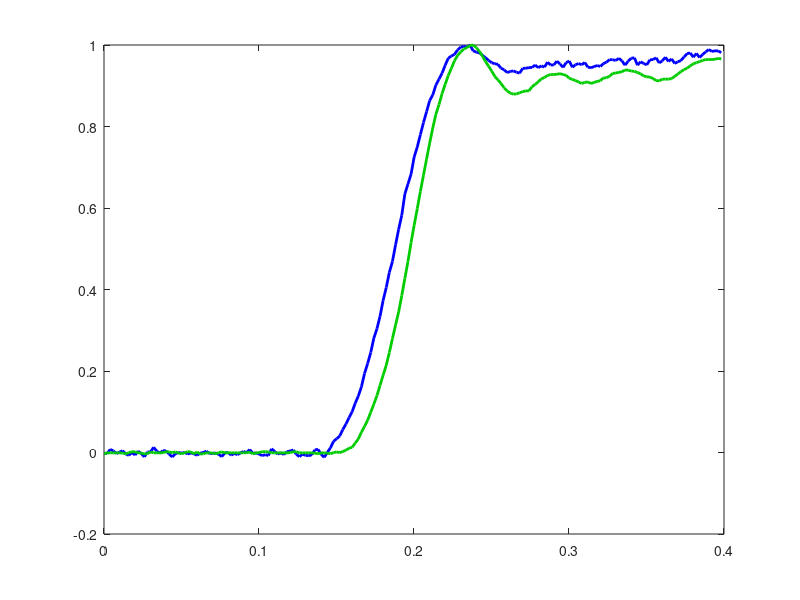

The MATLAB script that drew this image: (Note: this script raises an error after producing the figure.)
clear all
close all

load('data_spect_delay_17.mat')

save_fig = false;
font_size = 15;
font_name = 'Times';
line_width = 2;

t = t-t(1);
tcut = t(cut);
x1 = x1-tcut(1);
x2 = x2-tcut(1);
tcut = tcut-tcut(1);

fig_delay = figure(2);
plot(tcut,z(cut)/max(z(cut)),'b-','LineWidth',line_width)
hold on
plot(tcut,v(cut)/max(v(cut)),'-','Color',[0 0.8 0],'LineWidth',line_width)
ax = gca;
ax.FontSize = font_size;
ax.FontName = font_name;
xlabel('Time [s]','Interpreter','latex')
ylabel('Normalized input and output','Interpreter','latex')
ylim([-0.05 1.05])
hold on
plot([x1 x2],[y y],'r+-','LineWidth',line_width)
grid on
leg=legend('Normalized $z$','Normalized $\Delta v_{17}$','Location','southeast');
leg.Interpreter = 'latex';
t_d = x2-x1;
tx=text(x2+0.05*x2,y,['$t_d = ' num2str(round(t_d,4)) ' s$'],'Color','r');
tx.FontName = font_name;
tx.FontSize = font_size;
tx.Interpreter = 'latex';
set(ax,'TickLabelInterpreter','latex')

if (save_fig)
%     exportgraphics(fig_psd,'psd17.png','Resolution',600)
    exportgraphics(fig_delay,'delay17.png','Resolution',600)    
end